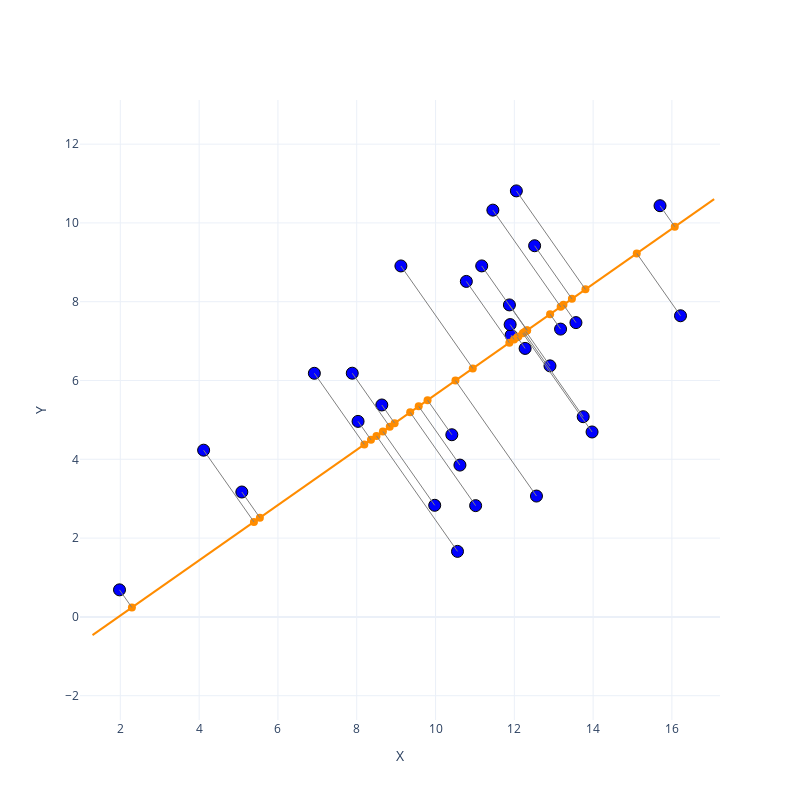

Notebook source saved alongside this figure:
### Markdown cell above
### Visualize PCA projections

### Code cell
mean_X = np.mean(X, axis=0)
projections_2d = projections @ eigenvector.T + mean_X

plot_fig_projections(X, projections_2d)

### Figure 1 — Plotly figure (JSON) as saved in the notebook; plotly's stock layout.template omitted (floating-point values rounded to 4 significant figures)
{"data": [{"marker": {"color": "blue", "line": {"color": "black", "width": 1}, "size": 12}, "mode": "markers", "name": "Original data", "showlegend": false, "type": "scatter", "x": [13.75, 11.92, 7.886, 11.89, 4.113, 13.17, 13.97, 8.034, 11.17, 9.121, 9.979, 15.7, 11.02, 5.083, 12.05, 6.925, 10.56, 8.637, 12.52, 11.46, 1.979, 10.78, 10.41, 12.27, 11.88, 13.56, 12.56, 10.62, 12.91, 16.22], "y": [5.082, 7.15, 6.185, 7.419, 4.232, 7.305, 4.694, 4.962, 8.909, 8.908, 2.832, 10.44, 2.824, 3.17, 10.81, 6.183, 1.663, 5.379, 9.421, 10.32, 0.6864, 8.515, 4.624, 6.814, 7.919, 7.469, 3.067, 3.853, 6.371, 7.643]}, {"marker": {"color": "darkorange", "size": 8}, "mode": "markers", "name": "Projections", "showlegend": false, "type": "scatter", "x": [12.25, 11.99, 8.838, 12.1, 5.391, 12.91, 12.22, 8.362, 12.32, 10.95, 8.664, 16.07, 9.357, 5.542, 13.81, 8.192, 8.502, 8.962, 13.46, 13.18, 2.293, 11.87, 9.798, 12.07, 12.33, 13.25, 10.51, 9.573, 12.29, 15.11], "y": [7.221, 7.043, 4.829, 7.12, 2.411, 7.684, 7.199, 4.495, 7.272, 6.307, 4.707, 9.904, 5.193, 2.517, 8.313, 4.376, 4.593, 4.916, 8.072, 7.872, 0.2377, 6.959, 5.502, 7.099, 7.276, 7.922, 5.999, 5.345, 7.25, 9.227]}, {"line": {"color": "darkorange", "width": 2}, "mode": "lines", "name": "Principal direction", "showlegend": false, "type": "scatter", "x": [1.293, 17.07], "y": [-0.4638, 10.61]}, {"line": {"color": "gray", "width": 1}, "mode": "lines", "showlegend": false, "type": "scatter", "x": [13.75, 12.25], "y": [5.082, 7.221]}, {"line": {"color": "gray", "width": 1}, "mode": "lines", "showlegend": false, "type": "scatter", "x": [11.92, 11.99], "y": [7.15, 7.043]}, {"line": {"color": "gray", "width": 1}, "mode": "lines", "showlegend": false, "type": "scatter", "x": [7.886, 8.838], "y": [6.185, 4.829]}, {"line": {"color": "gray", "width": 1}, "mode": "lines", "showlegend": false, "type": "scatter", "x": [11.89, 12.1], "y": [7.419, 7.12]}, {"line": {"color": "gray", "width": 1}, "mode": "lines", "showlegend": false, "type": "scatter", "x": [4.113, 5.391], "y": [4.232, 2.411]}, {"line": {"color": "gray", "width": 1}, "mode": "lines", "showlegend": false, "type": "scatter", "x": [13.17, 12.91], "y": [7.305, 7.684]}, {"line": {"color": "gray", "width": 1}, "mode": "lines", "showlegend": false, "type": "scatter", "x": [13.97, 12.22], "y": [4.694, 7.199]}, {"line": {"color": "gray", "width": 1}, "mode": "lines", "showlegend": false, "type": "scatter", "x": [8.034, 8.362], "y": [4.962, 4.495]}, {"line": {"color": "gray", "width": 1}, "mode": "lines", "showlegend": false, "type": "scatter", "x": [11.17, 12.32], "y": [8.909, 7.272]}, {"line": {"color": "gray", "width": 1}, "mode": "lines", "showlegend": false, "type": "scatter", "x": [9.121, 10.95], "y": [8.908, 6.307]}, {"line": {"color": "gray", "width": 1}, "mode": "lines", "showlegend": false, "type": "scatter", "x": [9.979, 8.664], "y": [2.832, 4.707]}, {"line": {"color": "gray", "width": 1}, "mode": "lines", "showlegend": false, "type": "scatter", "x": [15.7, 16.07], "y": [10.44, 9.904]}, {"line": {"color": "gray", "width": 1}, "mode": "lines", "showlegend": false, "type": "scatter", "x": [11.02, 9.357], "y": [2.824, 5.193]}, {"line": {"color": "gray", "width": 1}, "mode": "lines", "showlegend": false, "type": "scatter", "x": [5.083, 5.542], "y": [3.17, 2.517]}, {"line": {"color": "gray", "width": 1}, "mode": "lines", "showlegend": false, "type": "scatter", "x": [12.05, 13.81], "y": [10.81, 8.313]}, {"line": {"color": "gray", "width": 1}, "mode": "lines", "showlegend": false, "type": "scatter", "x": [6.925, 8.192], "y": [6.183, 4.376]}, {"line": {"color": "gray", "width": 1}, "mode": "lines", "showlegend": false, "type": "scatter", "x": [10.56, 8.502], "y": [1.663, 4.593]}, {"line": {"color": "gray", "width": 1}, "mode": "lines", "showlegend": false, "type": "scatter", "x": [8.637, 8.962], "y": [5.379, 4.916]}, {"line": {"color": "gray", "width": 1}, "mode": "lines", "showlegend": false, "type": "scatter", "x": [12.52, 13.46], "y": [9.421, 8.072]}, {"line": {"color": "gray", "width": 1}, "mode": "lines", "showlegend": false, "type": "scatter", "x": [11.46, 13.18], "y": [10.32, 7.872]}, {"line": {"color": "gray", "width": 1}, "mode": "lines", "showlegend": false, "type": "scatter", "x": [1.979, 2.293], "y": [0.6864, 0.2377]}, {"line": {"color": "gray", "width": 1}, "mode": "lines", "showlegend": false, "type": "scatter", "x": [10.78, 11.87], "y": [8.515, 6.959]}, {"line": {"color": "gray", "width": 1}, "mode": "lines", "showlegend": false, "type": "scatter", "x": [10.41, 9.798], "y": [4.624, 5.502]}, {"line": {"color": "gray", "width": 1}, "mode": "lines", "showlegend": false, "type": "scatter", "x": [12.27, 12.07], "y": [6.814, 7.099]}, {"line": {"color": "gray", "width": 1}, "mode": "lines", "showlegend": false, "type": "scatter", "x": [11.88, 12.33], "y": [7.919, 7.276]}, {"line": {"color": "gray", "width": 1}, "mode": "lines", "showlegend": false, "type": "scatter", "x": [13.56, 13.25], "y": [7.469, 7.922]}, {"line": {"color": "gray", "width": 1}, "mode": "lines", "showlegend": false, "type": "scatter", "x": [12.56, 10.51], "y": [3.067, 5.999]}, {"line": {"color": "gray", "width": 1}, "mode": "lines", "showlegend": false, "type": "scatter", "x": [10.62, 9.573], "y": [3.853, 5.345]}, {"line": {"color": "gray", "width": 1}, "mode": "lines", "showlegend": false, "type": "scatter", "x": [12.91, 12.29], "y": [6.371, 7.25]}, {"line": {"color": "gray", "width": 1}, "mode": "lines", "showlegend": false, "type": "scatter", "x": [16.22, 15.11], "y": [7.643, 9.227]}], "layout": {"autosize": false, "height": 800, "plot_bgcolor": "white", "width": 800, "xaxis": {"scaleanchor": "y", "title": {"text": "X"}}, "yaxis": {"title": {"text": "Y"}}}}
